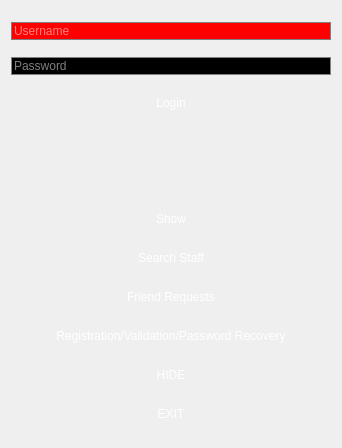
<?xml version="1.0" encoding="UTF-8"?>
<ui version="4.0">
 <class>MainWindow</class>
 <widget class="QMainWindow" name="MainWindow">
  <property name="windowModality">
   <enum>Qt::NonModal</enum>
  </property>
  <property name="enabled">
   <bool>true</bool>
  </property>
  <property name="geometry">
   <rect>
    <x>0</x>
    <y>0</y>
    <width>341</width>
    <height>448</height>
   </rect>
  </property>
  <property name="contextMenuPolicy">
   <enum>Qt::NoContextMenu</enum>
  </property>
  <property name="windowTitle">
   <string>Negombo General Hospital</string>
  </property>
  <property name="windowIcon">
   <iconset resource="rs.qrc">
    <normaloff>:/new/prefix1/1.png</normaloff>:/new/prefix1/1.png</iconset>
  </property>
  <property name="autoFillBackground">
   <bool>false</bool>
  </property>
  <property name="styleSheet">
   <string notr="true">
*{
background-image: url(:/new/prefix1/back.png);
font: 75 10pt &quot;Kartika&quot;;
selection-background-color: blue;
color: rgb(255, 255, 255);
}
QLable{
border: 0px solid gray;
}
QLineEdit{
background-color: red;
border: 1px solid gray;
selection-background-color: blue;
}
QLineEdit:hover{
border: 1px solid white;
selection-background-color: blue;

}
QPushButton:hover{
border: 1px solid white;
selection-background-color: blue;
}</string>
  </property>
  <property name="toolButtonStyle">
   <enum>Qt::ToolButtonIconOnly</enum>
  </property>
  <widget class="QWidget" name="centralWidget">
   <property name="sizePolicy">
    <sizepolicy hsizetype="Expanding" vsizetype="Expanding">
     <horstretch>0</horstretch>
     <verstretch>0</verstretch>
    </sizepolicy>
   </property>
   <layout class="QVBoxLayout" name="verticalLayout">
    <item>
     <widget class="QLineEdit" name="lineEdit_2">
      <property name="styleSheet">
       <string notr="true">color: rgb(255, 255, 255);
font: 75 10pt &quot;Kartika&quot;;</string>
      </property>
      <property name="inputMethodHints">
       <set>Qt::ImhNone</set>
      </property>
      <property name="placeholderText">
       <string>Username</string>
      </property>
     </widget>
    </item>
    <item>
     <widget class="QLineEdit" name="lineEdit">
      <property name="styleSheet">
       <string notr="true">font: 75 10pt &quot;Kartika&quot;;
background-color: rgb(0, 0, 0);
color: rgb(255, 255, 255);</string>
      </property>
      <property name="inputMask">
       <string/>
      </property>
      <property name="echoMode">
       <enum>QLineEdit::Password</enum>
      </property>
      <property name="placeholderText">
       <string>Password</string>
      </property>
     </widget>
    </item>
    <item>
     <widget class="QPushButton" name="pushButton">
      <property name="sizePolicy">
       <sizepolicy hsizetype="Minimum" vsizetype="Fixed">
        <horstretch>0</horstretch>
        <verstretch>0</verstretch>
       </sizepolicy>
      </property>
      <property name="minimumSize">
       <size>
        <width>9</width>
        <height>22</height>
       </size>
      </property>
      <property name="styleSheet">
       <string notr="true">color: rgb(255, 255, 255);
background-color: rgb(255, 255, 255);
font: 75 10pt &quot;Kartika&quot;;</string>
      </property>
      <property name="text">
       <string>Login</string>
      </property>
      <property name="shortcut">
       <string>Return</string>
      </property>
      <property name="flat">
       <bool>true</bool>
      </property>
     </widget>
    </item>
    <item>
     <spacer name="verticalSpacer">
      <property name="orientation">
       <enum>Qt::Vertical</enum>
      </property>
      <property name="sizeType">
       <enum>QSizePolicy::Fixed</enum>
      </property>
      <property name="sizeHint" stdset="0">
       <size>
        <width>20</width>
        <height>20</height>
       </size>
      </property>
     </spacer>
    </item>
    <item>
     <widget class="QLabel" name="label">
      <property name="sizePolicy">
       <sizepolicy hsizetype="Minimum" vsizetype="Fixed">
        <horstretch>0</horstretch>
        <verstretch>0</verstretch>
       </sizepolicy>
      </property>
      <property name="minimumSize">
       <size>
        <width>320</width>
        <height>40</height>
       </size>
      </property>
      <property name="styleSheet">
       <string notr="true">color: rgb(255, 255, 255);
font: 75 12pt &quot;Kartika&quot;;</string>
      </property>
      <property name="text">
       <string/>
      </property>
      <property name="alignment">
       <set>Qt::AlignCenter</set>
      </property>
      <property name="wordWrap">
       <bool>true</bool>
      </property>
     </widget>
    </item>
    <item>
     <widget class="QPushButton" name="pushButton_5">
      <property name="enabled">
       <bool>true</bool>
      </property>
      <property name="minimumSize">
       <size>
        <width>9</width>
        <height>22</height>
       </size>
      </property>
      <property name="styleSheet">
       <string notr="true">color: rgb(255, 255, 255);
font: 75 10pt &quot;Kartika&quot;;</string>
      </property>
      <property name="text">
       <string>Show</string>
      </property>
      <property name="flat">
       <bool>true</bool>
      </property>
     </widget>
    </item>
    <item>
     <widget class="QPushButton" name="pushButton_2">
      <property name="minimumSize">
       <size>
        <width>9</width>
        <height>22</height>
       </size>
      </property>
      <property name="styleSheet">
       <string notr="true">color: rgb(255, 255, 255);
font: 75 10pt &quot;Kartika&quot;;</string>
      </property>
      <property name="text">
       <string>Search Staff</string>
      </property>
      <property name="flat">
       <bool>true</bool>
      </property>
     </widget>
    </item>
    <item>
     <widget class="QPushButton" name="pushButton_3">
      <property name="minimumSize">
       <size>
        <width>9</width>
        <height>22</height>
       </size>
      </property>
      <property name="styleSheet">
       <string notr="true">color: rgb(255, 255, 255);
font: 75 10pt &quot;Kartika&quot;;</string>
      </property>
      <property name="text">
       <string>Friend Requests</string>
      </property>
      <property name="flat">
       <bool>true</bool>
      </property>
     </widget>
    </item>
    <item>
     <widget class="QPushButton" name="pushButton_4">
      <property name="minimumSize">
       <size>
        <width>9</width>
        <height>22</height>
       </size>
      </property>
      <property name="styleSheet">
       <string notr="true">color: rgb(255, 255, 255);
font: 75 10pt &quot;Kartika&quot;;</string>
      </property>
      <property name="text">
       <string>Registration/Validation/Password Recovery</string>
      </property>
      <property name="flat">
       <bool>true</bool>
      </property>
     </widget>
    </item>
    <item>
     <widget class="QPushButton" name="pushButton_7">
      <property name="minimumSize">
       <size>
        <width>9</width>
        <height>22</height>
       </size>
      </property>
      <property name="styleSheet">
       <string notr="true">color: rgb(255, 255, 255);
font: 75 10pt &quot;Kartika&quot;;</string>
      </property>
      <property name="text">
       <string>HIDE</string>
      </property>
      <property name="flat">
       <bool>true</bool>
      </property>
     </widget>
    </item>
    <item>
     <widget class="QPushButton" name="pushButton_6">
      <property name="minimumSize">
       <size>
        <width>9</width>
        <height>22</height>
       </size>
      </property>
      <property name="styleSheet">
       <string notr="true">color: rgb(255, 255, 255);
font: 75 10pt &quot;Kartika&quot;;</string>
      </property>
      <property name="text">
       <string>EXIT</string>
      </property>
      <property name="flat">
       <bool>true</bool>
      </property>
     </widget>
    </item>
   </layout>
  </widget>
 </widget>
 <layoutdefault spacing="6" margin="11"/>
 <resources>
  <include location="rs.qrc"/>
 </resources>
 <connections/>
</ui>
